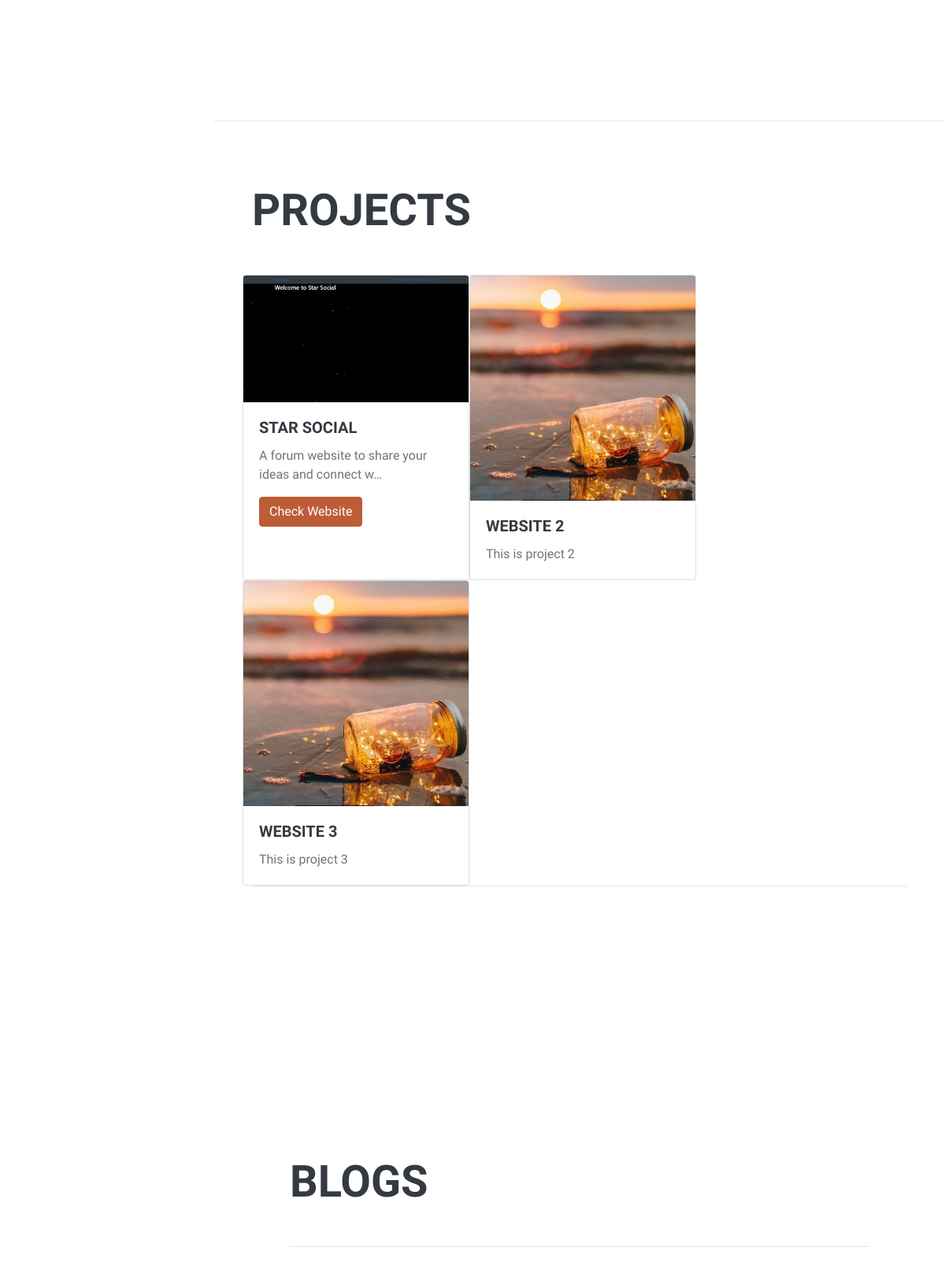
Before: / (lower part) with the older database file.
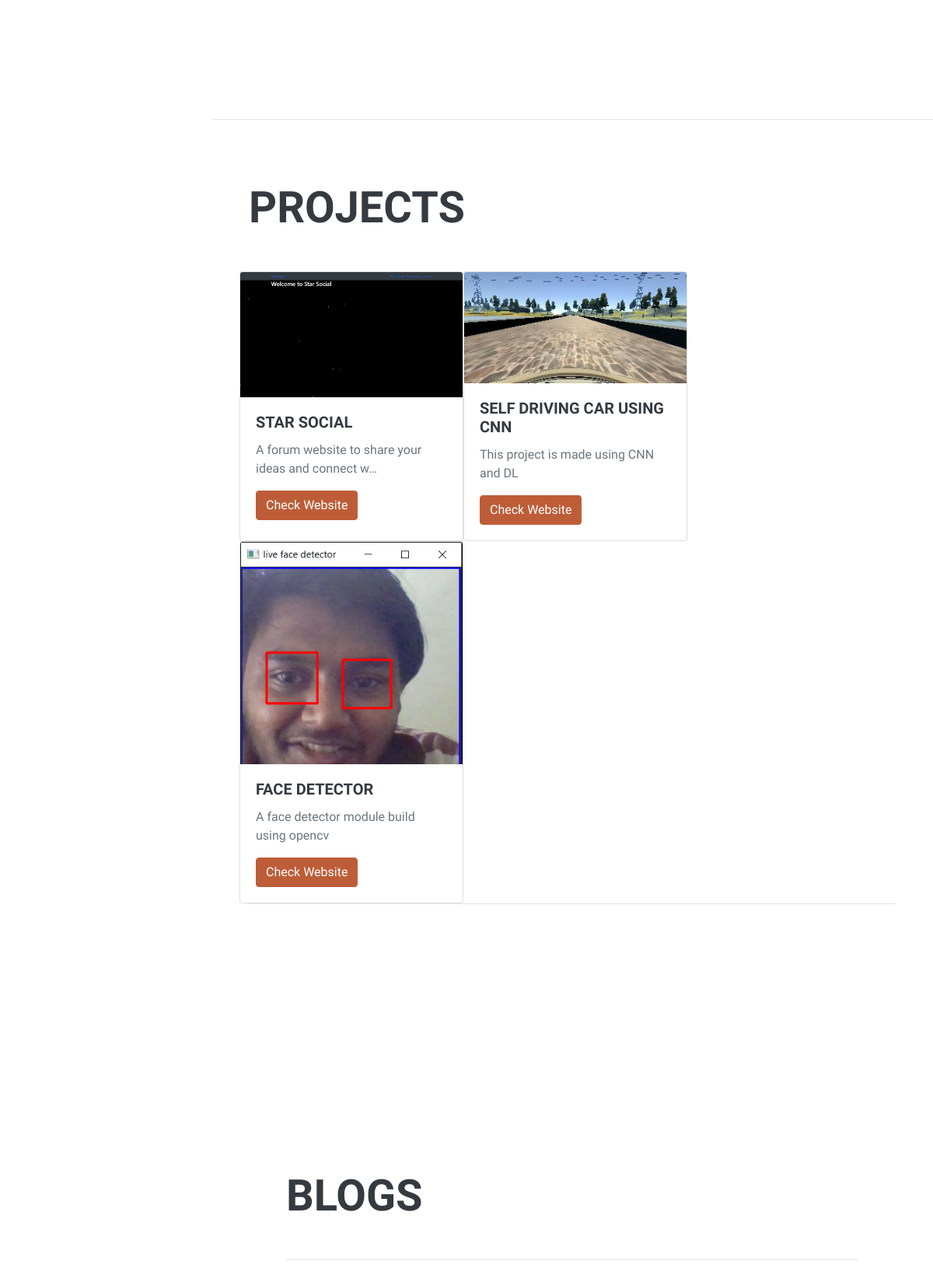
After: the same page with the newer database file.
### project/models.py (models this page shows, shortened)
class Project(models.Model):
    title = models.CharField(max_length=50)
    description = models.CharField(max_length=250)
    image = models.ImageField(upload_to='resume/images/')
    url = models.URLField(blank=True)
    def get_absolute_url(self):
        return reverse('detail', kwargs={
                'project_id':self.id
        })

### project/views.py (the view)
# urls.py: path('',views.index,name='index'),
def index(request):
    projects = Project.objects.all()
    context = {
     'projects':projects
    }
    return render(request, 'project/index.html',context)

### project/templates/project/index.html (shortened to what this page needs)
<!DOCTYPE html>
{% load static %}
<html lang="en">
    <head>
        <link href="{% static 'css/styles.css' %}" rel="stylesheet" />
    </head>
    <body id="page-top">
        <div class="container-fluid p-0">
            <section class="resume-section" id="interests">
            </section>
            <hr class="m-0" />
            <section class="resume-section" id="projects">
                <div class="resume-section-content">
                    <h2 class="mb-5">Projects</h2>
                    <div class="row">
                    {% for item in projects %}
                    <div class="card" style="width: 18rem;">
      <img class="card-img-top" src="{{ item.image.url }}" alt="Card image cap">
      <div class="card-body">
        <a href="{{ item.get_absolute_url }}"><h5 class="card-title">{{ item.title }}</h5></a>
        <p class="card-text">{{item.description|truncatechars:50}}</p>
        {% if item.url %}
        <a href="{{ item.url }}" class="btn btn-primary">Check Website</a>
        {% endif %}
      </div>
    </div>
{% endfor %}
</div>
            <hr class="m-0" />
            <section class="resume-section" id="projects">
                <div class="resume-section-content">
                    <h2 class="mb-5">Blogs</h2>
            <hr class="m-0" />
        </div>
        </section>
    </body>
</html>

Changed rows visible on the page:
removed Project: image (picture), title "WEBSITE 3", description "This is project 3"
changed Project: image: a different picture; title "WEBSITE 2" → "SELF DRIVING CAR USING CNN"; description "This is project 2" → "This project is made using CNN and DL"; now shows "Check Website"
added Project: image (picture), title "FACE DETECTOR", description "A face detector module build using opencv"
